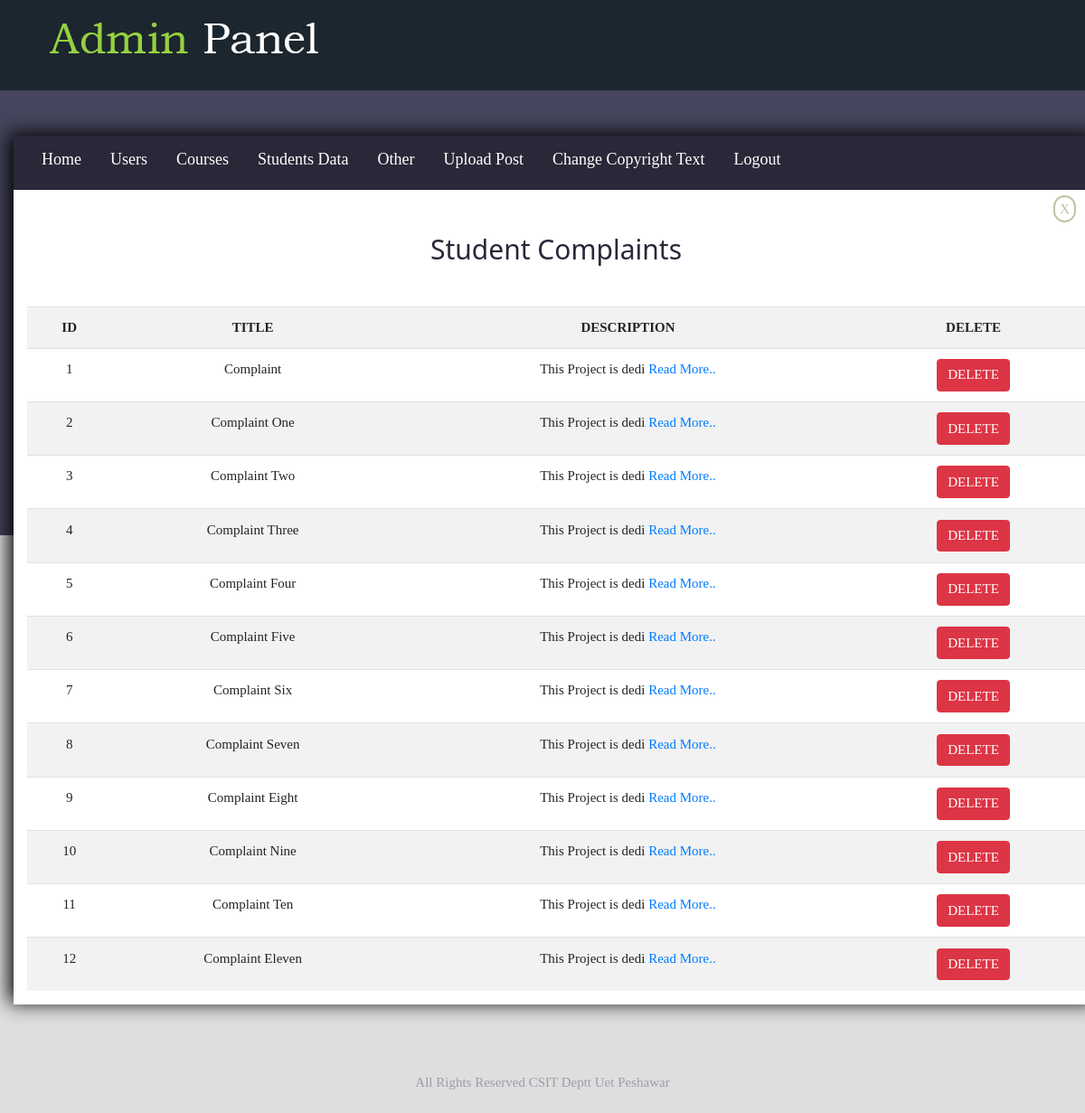
Screenshot of /admin/index.php?complaint (signed in) with the database file from the repository.
### tables this page shows
CREATE TABLE `complaint` (
  `id` int(11) NOT NULL,
  `std_id` int(11) NOT NULL,
  `title` varchar(50) NOT NULL,
  `description` text NOT NULL
);

CREATE TABLE `copyright` (
  `id` int(11) NOT NULL,
  `copyright` varchar(255) NOT NULL
);

### admin/DataManager.php (called while the page is built, shortened)
 <?php
 	class databaseConnection {
		public function __construct() {
			$this->conn = new mysqli("localhost","root","","csit");
		}
 	}
 	class copyRight extends databaseConnection {
 		public function getCopyRight() {
 			$this->query = "SELECT * FROM copyright";
 			$this->run = mysqli_query($this->conn,$this->query);
 			if($this->run) {
 				$data = mysqli_fetch_array($this->run);
 				return $data['copyright'];
 			}
 		}
 	}
class complaint extends databaseConnection {
	public function getComplaints() {
		$this->query = "SELECT * FROM complaint";
		$this->run = mysqli_query($this->conn,$this->query);
		if($this->run) {
			return $this->run;
		}
	}
}
  ?>

### admin/viewComplaints.php (the view, shortened to what this page needs)
<?php
	$object = new complaint();
	$records = $object->getComplaints();
 ?>
 <!DOCTYPE html>
 <html>
 <head>
 </head>
 <body>
 	<?php
 		if(mysqli_num_rows($records) < 1) {
 			?>
 			<div class="w3-panel w3-display-container">
			<a href="index.php?home" class="w3-button w3-large w3-display-topright">X</a>
			<h3>No Records Found</h3>
		</div>
 			<?php
 		} else {
 			?>
 				<div id="cross">
					<a href="index.php?home">X</a>
				</div>
 			<?php
 			echo "<h2 class='text-center mt-3 mb-5'>Student Complaints</h2>";
 	 ?>
 	<table class="table table-striped text-center">
 		<tr>
 			<th>ID</th>
 			<th>TITLE</th>
 			<th>DESCRIPTION</th>
 			<th>DELETE</th>
 		</tr>
 		<?php
 			$i = 1;
 			while($row=mysqli_fetch_array($records)) {
 				?>
 					<tr>
 						<td><?php echo $i++; ?></td>
 						<td><?php echo $row['title']; ?></td>
 						<td>
 							<?php echo substr($row['description'], 0,20); ?>
 							<a href="index.php?more=<?php echo $row['id']; ?>">Read More..</a>
 						</td>
 						<td><a class="btn btn-danger" onclick="handle('<?php echo $row['id'] ?>')" href="">DELETE</a></td>
 					</tr>
 				<?php
 			}
 		 ?>
 	</table>
 	<?php } ?>
 </body>
 </html>

### admin/includes/footer.php
<?php
	$copy = new copyRight();
 ?>
		<footer id="footer-section" class="row">
			<div class="col-md-12"><?php echo $copy->getCopyRight(); ?></div>
		</footer>

### admin/css/w3.css (style rules this page uses)
*,*:before,*:after { box-sizing:inherit }
html { -ms-text-size-adjust:100%;-webkit-text-size-adjust:100% }
body { margin:0 }
article,aside,details,figcaption,figure,footer,header,main,menu,nav,section { display:block }
a { background-color:transparent }
html,body { font-family:Verdana,sans-serif;font-size:15px;line-height:1.5 }
html { overflow-x:hidden }
h2 { font-size:30px }
h1,h2,h3,h4,h5,h6 { font-family:"Segoe UI",Arial,sans-serif;font-weight:400;margin:10px 0 }
a { color:inherit }

### admin/css/style.css (style rules this page uses)
* { margin: 0; padding: 0; }
body { background-image: url(../resources/body-background.jpg); background-color: #dedede; background-repeat: repeat-x; font-family: "sans serif"; height: 500px; }
#footer-section { height: 50px; }
#footer-section div { margin-top: 5px; text-align: center; color: #9d9daa; }

### admin/viewComplaints.php (style rules this page uses)
h2 { margin-top: 0px; margin-bottom: 20px; color: #292838; }
table { margin-bottom: 20px; }
#cross { margin-top: 10px; margin-bottom: 10px; text-align: right; padding-right: 10px; }
#cross a { border: 2px solid #c2c2a3; padding: 5px; color: #c2c2a3; border-radius: 20px; }

### rows the page displays
complaint: title "Complaint", description "This Project is dedi"
complaint: title "Complaint One", description "This Project is dedi"
complaint: title "Complaint Two", description "This Project is dedi"
complaint: title "Complaint Three", description "This Project is dedi"
complaint: title "Complaint Four", description "This Project is dedi"
complaint: title "Complaint Five", description "This Project is dedi"
complaint: title "Complaint Six", description "This Project is dedi"
complaint: title "Complaint Seven", description "This Project is dedi"
complaint: title "Complaint Eight", description "This Project is dedi"
complaint: title "Complaint Nine", description "This Project is dedi"
complaint: title "Complaint Ten", description "This Project is dedi"
complaint: title "Complaint Eleven", description "This Project is dedi"
copyright: copyright "All Rights Reserved CSIT Deptt Uet Peshawar"
